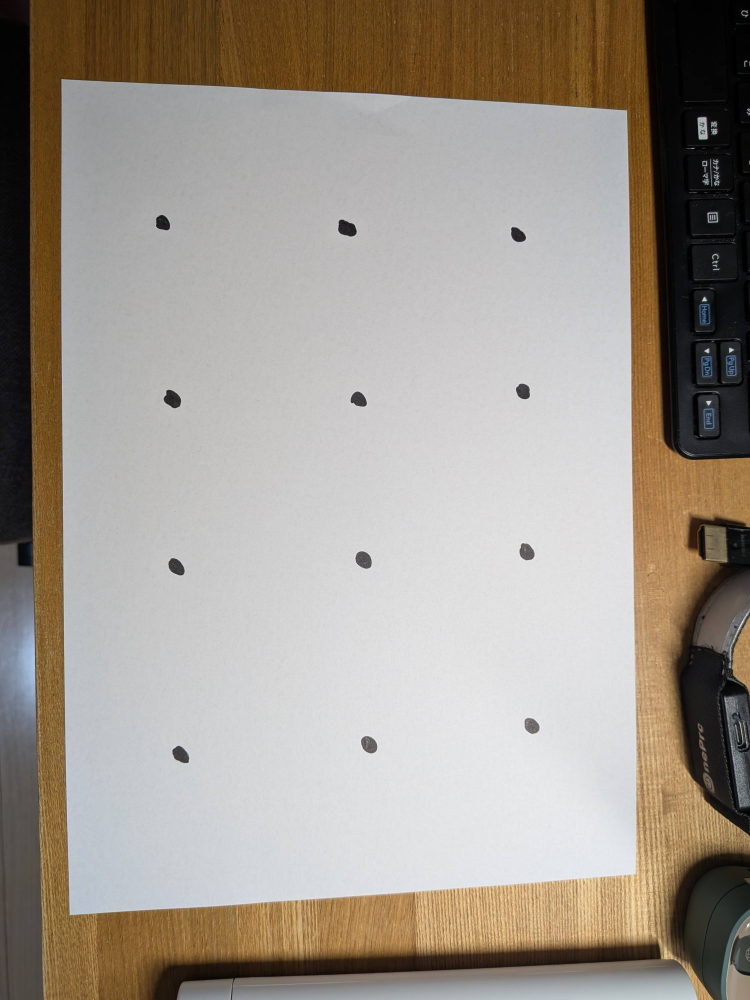
#> input picture data/multi_dot_image1.jpg, 3000 x 4000 px (shown at 1/4 size)
$ jupyter execute hello_world_OpenCV.ipynb
#> lines starting #> are read from the running program, lines starting #| are printed output that depends on the picture
# Hello world - OpenCV

OpenCVによる画像表示方法とその内部表現を理解する。

1. 画像の読み込みと表示
2. OpenCV画像データの形式 - HWC (BGR)
3. 画像データとしてのNumPy配列の作成
4. NumPy配列による画像操作

## 1. 画像の読み込みと表示

画像をソフトウェアで扱う手段として、画像データをPython変数に格納する方法を理解する。

[cell 1]
import cv2 as cv
img = cv.imread('data/multi_dot_image1.jpg')  # 読み込み
#> img is the input picture: shape (4000, 3000, 3); mean B, G, R 143.2, 152.5, 160.5

[cell 2]
import matplotlib.pyplot as plt
plt.imshow(cv.cvtColor(img, cv.COLOR_BGR2RGB))  # 表示。BGR -> RGBへ変換
plt.show()

## 2. OpenCV画像データの形式 - HWC (BGR)

画像を操作できるよう、OpenCVの画像データ構造を理解する。

OpenCVの画像データ形式はnumpyのndarray型。

[cell 3]
type(img)

OpenCVの画像データはHWC (Height, Width, Channel (Blue, Green, Red))の順番で格納されている。

[cell 4]
img.shape  # 画像サイズ H 4000 x W 3000 ピクセル
#> Out = (4000, 3000, 3)

[cell 5]
img

## 3. 画像データとしてのNumPy配列の作成 - np.full

画像データ構造の理解を深めるため、単色画像データを生成する。

[cell 6]
import numpy as np

def create_single_color_image(height: int, width:int, color: tuple[int, int, int]) -> np.ndarray:
    """指定された高さ、幅、色の単色画像を作成する関数

    Args:
        height (int): 画像の高さ
        width (int): 画像の幅
        color (tuple[int, int, int]): BGR形式の色 (例: (255, 0, 0)は青)

    Returns:
        np.ndarray: 指定された色の単色画像
    """
    # 指定された色で全てのピクセルを埋める
    image = np.full(shape=(height, width, 3), fill_value=color, dtype=np.uint8)
    return image

numpy.full<br>
https://numpy.org/doc/stable/reference/generated/numpy.full.html

[cell 7]
import cv2 as cv
import matplotlib.pyplot as plt
blue_image = create_single_color_image(height=100, width=200, color=(255, 0, 0))
plt.imshow(cv.cvtColor(blue_image, cv.COLOR_BGR2RGB))
plt.show()

[cell 8]
import cv2 as cv
import matplotlib.pyplot as plt
green_image = create_single_color_image(height=100, width=200, color=(0, 255, 0))
plt.imshow(cv.cvtColor(green_image, cv.COLOR_BGR2RGB))
plt.show()

[cell 9]
import cv2 as cv
import matplotlib.pyplot as plt
red_image = create_single_color_image(height=100, width=200, color=(0, 0, 255))
plt.imshow(cv.cvtColor(red_image, cv.COLOR_BGR2RGB))
plt.show()

## 4. NumPy配列による画像操作

画像データ構造の理解を深めるため、NumPy配列の状態で画像データを操作する。

### 4.1 画像の結合 (行方向 axis=0) - np.concatenate

[cell 10]
import numpy as np
import cv2 as cv
import matplotlib.pyplot as plt

concatenated_image_axis0 = np.concatenate([blue_image, green_image, red_image], axis=0)
plt.imshow(cv.cvtColor(concatenated_image_axis0, cv.COLOR_BGR2RGB))
plt.show()
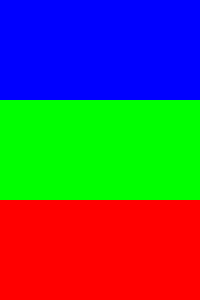
#> shown: shape (300, 200, 3); mean R, G, B 85, 85, 85

[cell 11]
concatenated_image_axis0.shape

### 4.2 画像の結合 (列方向 axis=1)

[cell 12]
import numpy as np
import cv2 as cv
import matplotlib.pyplot as plt

concatenated_image_axis1 = np.concatenate([blue_image, green_image, red_image], axis=1)
plt.imshow(cv.cvtColor(concatenated_image_axis1, cv.COLOR_BGR2RGB))
plt.show()
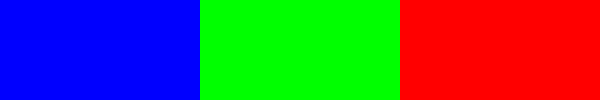
#> shown: shape (100, 600, 3); mean R, G, B 85, 85, 85

[cell 13]
concatenated_image_axis1.shape

### 4.3 画像の切り取り (行方向) - slicing

[cell 14]
import numpy as np
import cv2 as cv
import matplotlib.pyplot as plt

# インデックス50ピクセル目から149ピクセル目までを切り取る (終点は含まない)
cropped_image_0 = concatenated_image_axis0[50:150, :]
plt.imshow(cv.cvtColor(cropped_image_0, cv.COLOR_BGR2RGB))
plt.show()
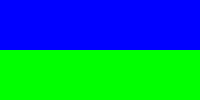
#> shown: shape (100, 200, 3); mean R, G, B 0, 127.5, 127.5

### 4.4 画像の切り取り (列方向)

[cell 15]
import numpy as np
import cv2 as cv
import matplotlib.pyplot as plt

# インデックス300ピクセル目から499ピクセル目までを切り取る (終点は含まない)
cropped_image_1 = concatenated_image_axis1[:, 300:500]
plt.imshow(cv.cvtColor(cropped_image_1, cv.COLOR_BGR2RGB))
plt.show()
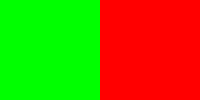
#> shown: shape (100, 200, 3); mean R, G, B 127.5, 127.5, 0

### 4.5 NumPyスライス操作の確認

[cell 16]
import numpy as np
ary10 = np.arange(10)
print(f"{ary10=}")
print(f"{type(ary10)=}")
print(f"{ary10[:]=}")
print(f"{ary10[0:10]=}")  # インデックス0から9までの10個の要素を切り取る (終点は含まない)
print(f"{ary10[0:5]=}")   # インデックス0から4までの5個の要素を切り取る (終点は含まない)
print(f"{ary10[5:10]=}")  # インデックス5から9までの5個の要素を切り取る (終点は含まない)

### 4.6 画像の回転 (90度 反時計回り) - np.rot90

[cell 17]
import numpy as np
import cv2 as cv
import matplotlib.pyplot as plt

image_rotated_90_ccw = np.rot90(concatenated_image_axis0, k=1)  # 90度反時計回りに回転
plt.imshow(cv.cvtColor(image_rotated_90_ccw, cv.COLOR_BGR2RGB))
plt.show()
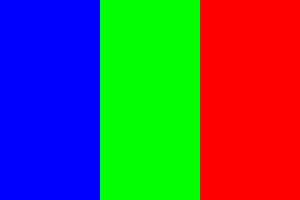
#> shown: shape (200, 300, 3); mean R, G, B 85, 85, 85

[cell 18]
print(f"{concatenated_image_axis0.shape=}")
print(f"{image_rotated_90_ccw.shape=}")
print(f"{image_rotated_90_ccw[0, 0]=}")

### 4.7 画像の回転 (90度 時計回り)

[cell 19]
import numpy as np
import cv2 as cv
import matplotlib.pyplot as plt

image_rotated_90_cw = np.rot90(concatenated_image_axis0, k=-1)  # 90度時計回りに回転
plt.imshow(cv.cvtColor(image_rotated_90_cw, cv.COLOR_BGR2RGB))
plt.show()
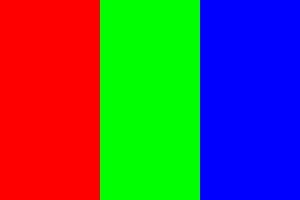
#> shown: shape (200, 300, 3); mean R, G, B 85, 85, 85

[cell 20]
print(f"{concatenated_image_axis0.shape=}")
print(f"{image_rotated_90_cw.shape=}")
print(f"{image_rotated_90_cw[0, 0]=}")

### 4.8 画像の反転 (行方向 axis=0) - np.flip

[cell 21]
import numpy as np
import cv2 as cv
import matplotlib.pyplot as plt

flipped_image_axis0 = np.flip(concatenated_image_axis0, axis=0)  # 行方向に反転
plt.imshow(cv.cvtColor(flipped_image_axis0, cv.COLOR_BGR2RGB))
plt.show()
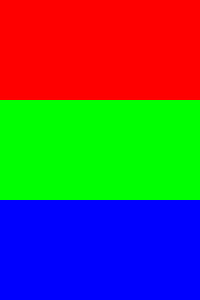
#> shown: shape (300, 200, 3); mean R, G, B 85, 85, 85

### 4.9 画像の反転 (列方向 axis=1)

[cell 22]
import numpy as np
import cv2 as cv
import matplotlib.pyplot as plt

flipped_image_axis1 = np.flip(concatenated_image_axis1, axis=1)  # 列方向に反転
plt.imshow(cv.cvtColor(flipped_image_axis1, cv.COLOR_BGR2RGB))
plt.show()
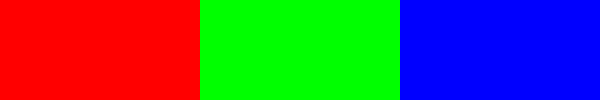
#> shown: shape (100, 600, 3); mean R, G, B 85, 85, 85

### 4.10 切り取って貼り付ける

[cell 23]
import numpy as np
import cv2 as cv
import matplotlib.pyplot as plt

# インデックス10ピクセル目から19ピクセル目までを切り取る (終点は含まない)
cropped_image_r = flipped_image_axis1[10:20, 10:20, :]
print(f"{cropped_image_r.shape=}")
plt.imshow(cv.cvtColor(cropped_image_r, cv.COLOR_BGR2RGB))
plt.show()
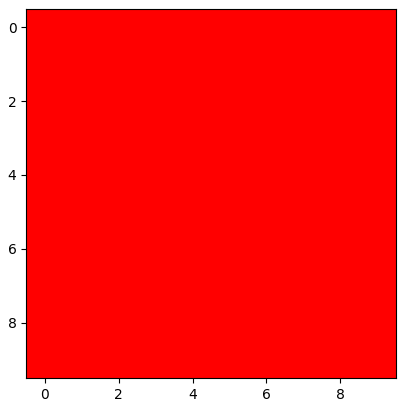
#> figure drawn by matplotlib, 1 panel

[cell 24]
# 切り取った画像を貼り付ける
image_pasted_r = flipped_image_axis1.copy()  # flipped_image_axis1のコピーを作成
image_pasted_r[10:20, 210:220, :] = cropped_image_r
image_pasted_r[10:20, 410:420, :] = cropped_image_r
plt.imshow(cv.cvtColor(image_pasted_r, cv.COLOR_BGR2RGB))
plt.show()
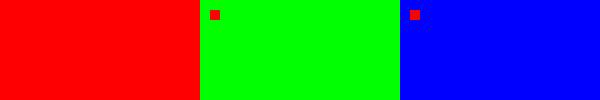
#> shown: shape (100, 600, 3); mean R, G, B 85.8, 84.6, 84.6
